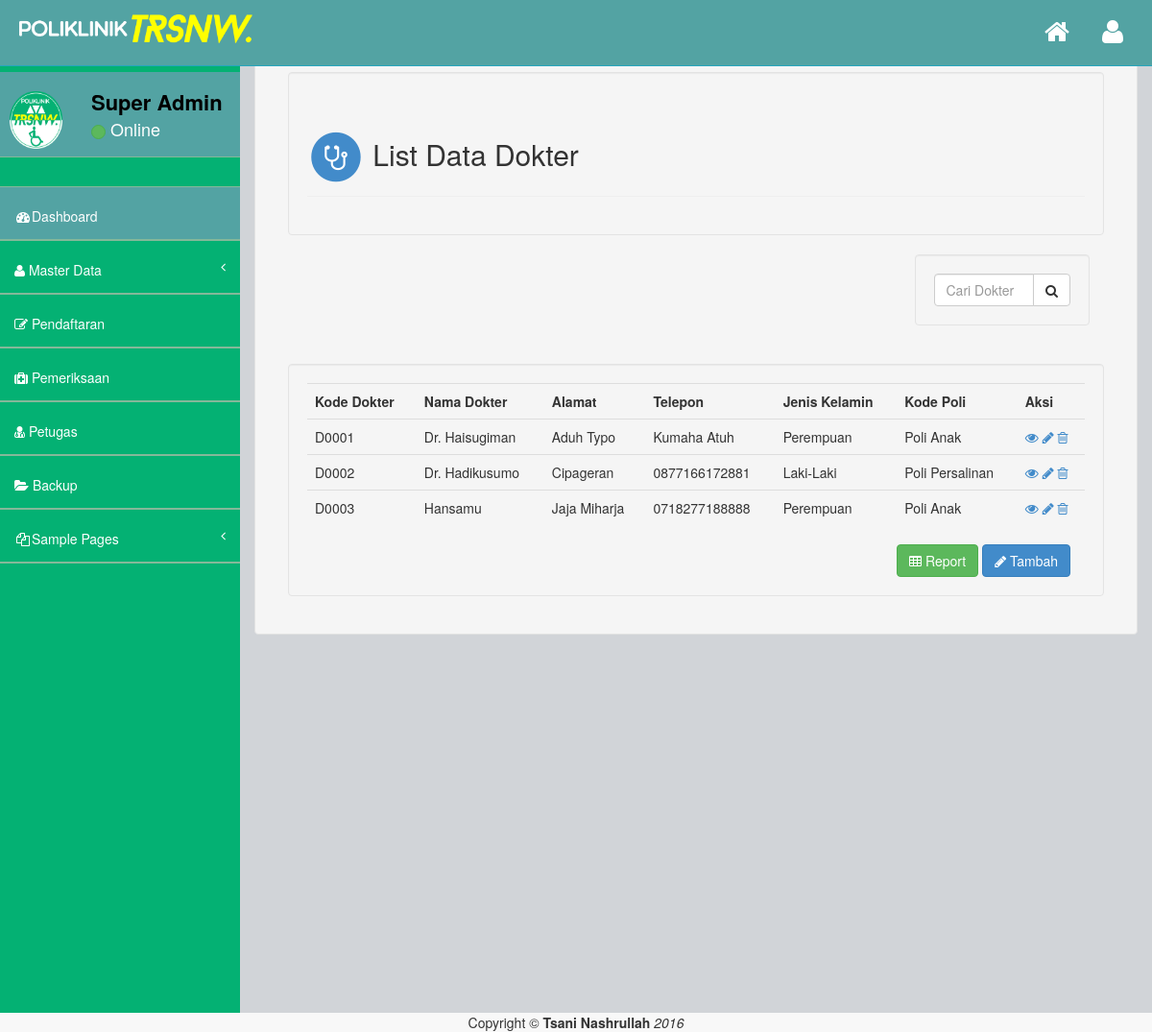
Page /dokter/index.php (signed in) on the committed database.
### tables this page shows
CREATE TABLE `pegawai` (
  `nip` varchar(13) NOT NULL,
  `nama` varchar(50) DEFAULT NULL,
  `alamat` text,
  `telp` varchar(13) DEFAULT NULL,
  `tgl_lahir` date DEFAULT NULL,
  `j_kel` varchar(15) DEFAULT NULL,
  `username` varchar(100) NOT NULL,
  PRIMARY KEY (`nip`)
);

CREATE TABLE `dokter` (
  `kd_dokter` varchar(5) NOT NULL DEFAULT '',
  `nama_dokter` varchar(50) DEFAULT NULL,
  `alamat` text,
  `telp` varchar(13) DEFAULT NULL,
  `j_kel` varchar(15) NOT NULL,
  `kd_poli` varchar(5) DEFAULT NULL,
  PRIMARY KEY (`kd_dokter`)
);

CREATE TABLE `poliklinik` (
  `kd_poli` varchar(5) NOT NULL DEFAULT '',
  `nama_poli` varchar(50) DEFAULT NULL,
  PRIMARY KEY (`kd_poli`)
);

### dokter/index.php (the view, shortened to what this page needs)
<?php
include('../layout/header.php');
?>
<div id="page-wrapper">
	<div class="row well">
	<div class="col-md-12">
	<div class="well">
	<h2 class="page-header">
    <span class="fa-stack fa-1x">
          <i class="fa fa-circle fa-stack-2x text-primary"></i>
          <i class="fa fa-stethoscope fa-stack-1x fa-inverse"></i>
    </span>&nbsp;List Data Dokter</h2>
    </div>
    <div class="col-md-3 pull-right">
    <form action="cari.php" method="get">
            <div class="input-group well">
                <input type="text" class="form-control" name="search" placeholder="Cari Dokter">
                <span class="input-group-btn">
                    <button class="btn btn-default" type="submit"><i class="fa fa-search"></i></button>
                </span>
            </div>
    </form>
    </div>
    <div class="col-lg-12"><br></div>
		<div class="col-md-12 well table-responsive">
		<center>
			<table width=100% align="center" class="table table-hover">
				<tr><th>Kode Dokter</th>
				<th>Nama Dokter</th>
				<th>Alamat</th>
				<th>Telepon</th>
				<th>Jenis Kelamin</th>
				<th>Kode Poli</th>
				<th>Aksi</th>
				</tr>
				<?php
				$query=mysql_query("select * from dokter order by kd_dokter");
				if (mysql_num_rows($query) > 0) {
					while($data=mysql_fetch_array($query))
					{
						echo "<tr>";
						echo "<td>".$data[0]."</td>";
						echo "<td>".$data[1]."</td>";
						echo "<td>".$data[2]."</td>";
						echo "<td>".$data[3]."</td>";
						echo "<td>".$data[4]."</td>";
						$cari = mysql_query("select * from poliklinik where kd_poli ='$data[5]'") or mysql_error();
						$nama = mysql_fetch_array($cari);
						echo "<td>" . $nama[1] . "</td>";
						echo "<td>
						<a href='detail.php?kd_dokter=" . $data[0] . "'> <i class='fa fa-eye'></i> </a>
						<a href='edit.php?kd_dokter=" . $data[0] . "&key=edit'> <i class='fa fa-pencil'></i> </a>
						<a href='edit.php?kd_dokter=" . $data[0] . "&key=delete'> <i class='fa fa-trash-o'></i> </a>
						";
						echo "</tr>";
					}
				}else{
					echo "<tr><td colspan=6>&nbsp;</td></tr>";
					echo "<tr><td colspan='6' bgcolor='gray'><strong><center>Tidak Ada Data</center></strong></td></tr>";
				}
				?>
			</center>
		<div class="col-md-12">
			<div class="pull-right">
				<a href="pdf.php" class="btn btn-success"><i class='fa fa-table'></i>  Report</a>
				<a href="create.php" class="btn btn-primary"><i class='fa fa-pencil'></i>  Tambah</a>
			</div>
		</div>
		</div>
	</div>
	</div>
	</div>
	</div>
<?php
include("../layout/footer.php");
?>

### layout/header.php (shortened to what this page needs)
<!DOCTYPE html>
<html>
<head>
    <link href="../assets/plugins/bootstrap/bootstrap.css" rel="stylesheet" />
    <link href="../assets/font-awesome/css/font-awesome.css" rel="stylesheet" />
    <link href="../assets/plugins/pace/pace-theme-big-counter.css" rel="stylesheet" />
    <link href="../assets/css/style.css" rel="stylesheet" />
    <link href="../assets/css/main-style.css" rel="stylesheet" />
    <link href="../assets/plugins/morris/morris-0.4.3.min.css" rel="stylesheet" />
   </head>
<body>
    <div id="wrapper">
        <nav class="navbar navbar-default navbar-fixed-top" role="navigation" id="navbar">
            <div class="navbar-header">
                <a class="navbar-brand" href="../site/index.php">
                    <img src="../images/text.png" alt="" />
                </a>
            </div>
            <ul class="nav navbar-top-links navbar-right">
                <li class="dropdown">
                    <a class="dropdown-toggle" data-toggle="dropdown" href="../site/index.php">
                        <span class="top-label label label-danger"></span><i class="fa fa-home fa-2x"></i>
                    </a>
                </li>
                <li class="dropdown">
                    <a class="dropdown-toggle" data-toggle="dropdown" href="#">
                        <i class="fa fa-user fa-2x"></i>
                    </a>
                </li>
            </ul>
        </nav>
        <nav class="navbar-default navbar-static-side" role="navigation">
            <div class="sidebar-collapse">
                <ul class="nav" id="side-menu">
                    <li>
                        <div class="user-section">
                            <div class="user-section-inner">
                                <img src="../images/logo.png" alt="">
                            </div>
                            <div class="user-info">
                            <?php
                            $username = $_SESSION['username'];
                            $sql = mysql_query("select * from pegawai where username='$username'");
                            $ambil = mysql_fetch_array($sql);
                            ?>
                                <div><strong><?=$ambil[1];?></strong></div>
                                <div class="user-text-online">
                                    <span class="user-circle-online btn btn-success btn-circle "></span>&nbsp;Online
                                </div>
                            </div>
                        </div>
                    </li>
                    <li class="sidebar-search">
                    </li>
                    <li class="selected">
                        <a href="../site/index.php"><i class="fa fa-dashboard fa-fw"></i>Dashboard</a>
                    </li>
                    <li>
                        <a href="#"><i class="fa fa-user"></i> Master Data<span class="fa arrow"></span></a>
                    </li>
                    <li>
                        <a href="../pendaftaran/index.php"><i class="fa fa-edit"></i>  Pendaftaran</a>
                    </li>
                    <li>
                        <a href="../pemeriksaan/index.php"><i class="fa fa-medkit"></i>  Pemeriksaan</a>
                    </li>
                    <?php
                    $query = mysql_query("select * from login where username='$username'");
                    $ambil = mysql_fetch_array($query);
                    if ($ambil[2]=="1") {
                        echo "
                            <li>
                                <a href='../admin/index.php'><i class='fa fa-user-md'></i>  Petugas</a>
                            </li>
                            <li>
                                <a href='../site/backup.php'><i class='fa fa-folder-open'></i>  Backup</a>
                            </li>";
                        }
                    ?>
                    <li>
                        <a href="#"><i class="fa fa-files-o fa-fw"></i>Sample Pages<span class="fa arrow"></span></a>
                    </li>
                </ul>
            </div>
        </nav>

### layout/footer.php (shortened to what this page needs)
    <footer class="text-center page-wrapper">
        <div class="footer-above">
        <div class="row">
                <div class="col-lg-12">
                    Copyright &copy; <b>Tsani Nashrullah</b> <i>2016</i>
                </div>
            </div>
        </div>
    </footer>
</body>
</html>

### assets/css/style.css (style rules this page uses)
body { background-color: #f8f8f8; }
#wrapper { width: 100%; margin-top: 55px!important; background-color:#04B173; }
#page-wrapper { padding: 0 15px; min-height: 568px; background-color:rgb(209, 212, 216); }
.navbar-static-side ul li { border-bottom:1px solid #84B899 !important; }
.navbar-top-links li { display: inline-block; }
.navbar-top-links li:last-child { margin-right: 15px; }
.navbar-top-links li a { padding: 20px; min-height: 50px; }
.sidebar-search { padding: 15px; }
.arrow { float: right; }
.fa.arrow:before { content: "\f104"; }
@media (min-width:768px) { .navbar-static-side { z-index: 1; position: absolute; width: 250px; } }
.btn-circle { width: 30px; height: 30px; padding: 6px 0; border-radius: 15px; text-align: center; font-size: 12px; line-height: 1.428571429; }

### assets/css/main-style.css (style rules this page uses)
.user-section-inner { height: 65px; width: 65px; -moz-border-radius: 3px; -webkit-border-radius: 3px; border-radius: 3px; overflow: hidden; display: inline-block; float: left; margin-right: 15px; margin-top: 20px; }
.user-section-inner img { margin-left:10px; width:55px; height:60px; }
.user-info { display: block; color:#000!important; display: inline-block; padding: 15px; margin-bottom: 0px }
.user-text-online { font-size:18px; color:#fff }
.user-circle-online { width: 15px!important; height: 15px!important; }
.navbar-top-links > li > a { color: #FFFFFF; }
.nav > li > a { padding: 20px 15px; }
#side-menu { background-color:#04B173; }
#side-menu a { color:#fff; border-bottom: 1px solid #84B899 !important; height: 55px; }
.selected { background-color:rgb(83, 163, 163); }
#navbar { background-color:rgb(83, 163, 163); }
.navbar-brand { padding-left:20px; }
.navbar-brand img { height:30px; }
.navbar-default { border-color: #27A6BE; }
@media (min-width:768px) { #page-wrapper { position: inherit; margin: 0 0 0 250px; padding: 0 30px; min-height: 1000px; } }

### rows in the picture
pegawai: nama "Super Admin"
dokter: kd_dokter "D0001", nama_dokter "Dr. Haisugiman", alamat "Aduh Typo", telp "Kumaha Atuh", j_kel "Perempuan", kd_poli.nama_poli "Poli Anak"
dokter: kd_dokter "D0002", nama_dokter "Dr. Hadikusumo", alamat "Cipageran", telp "0877166172881", j_kel "Laki-Laki", kd_poli.nama_poli "Poli Persalinan"
dokter: kd_dokter "D0003", nama_dokter "Hansamu", alamat "Jaja Miharja", telp "0718277188888", j_kel "Perempuan", kd_poli.nama_poli "Poli Anak"
